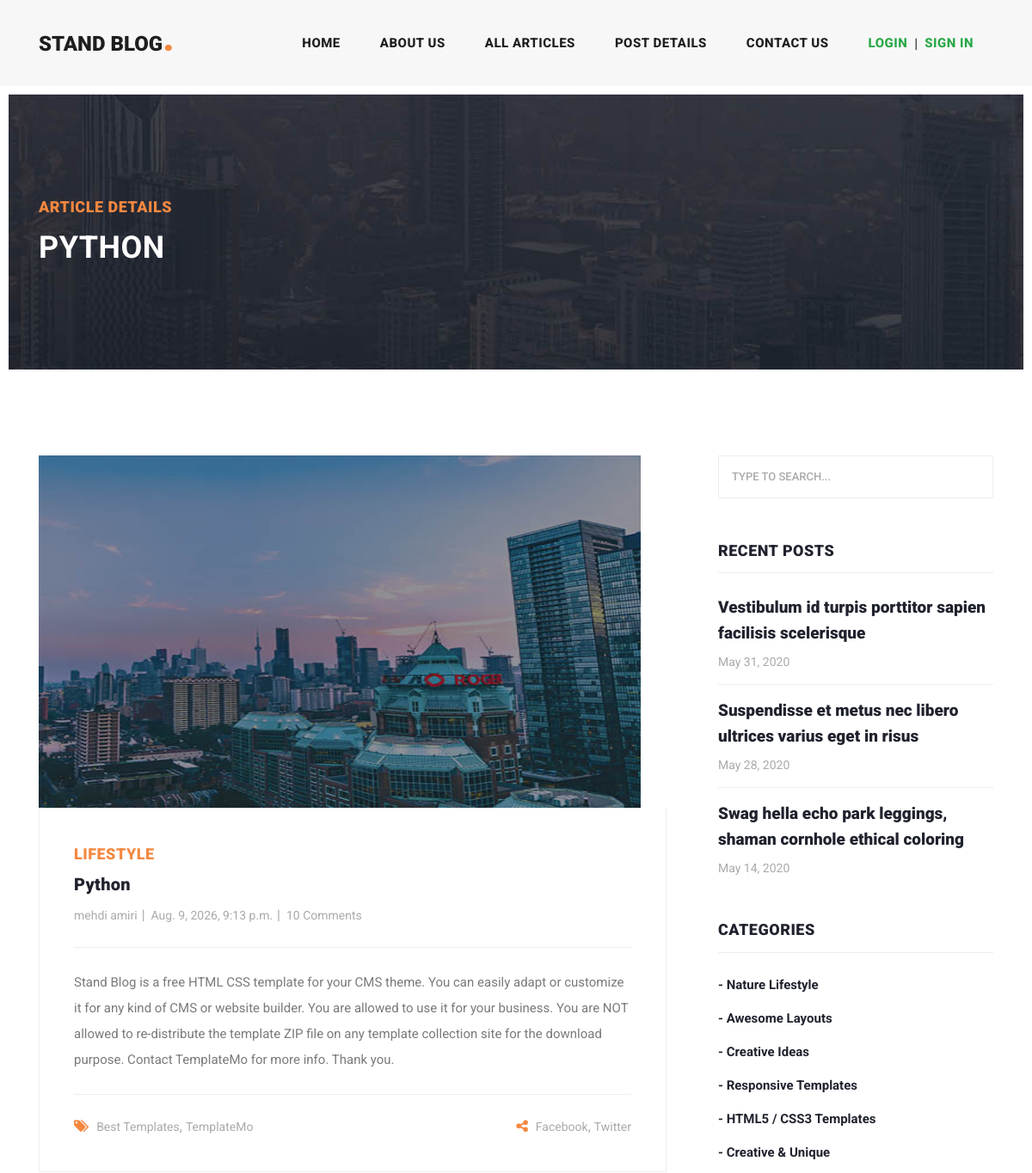
Before: /articles/detail/python (upper part) with the older database file.
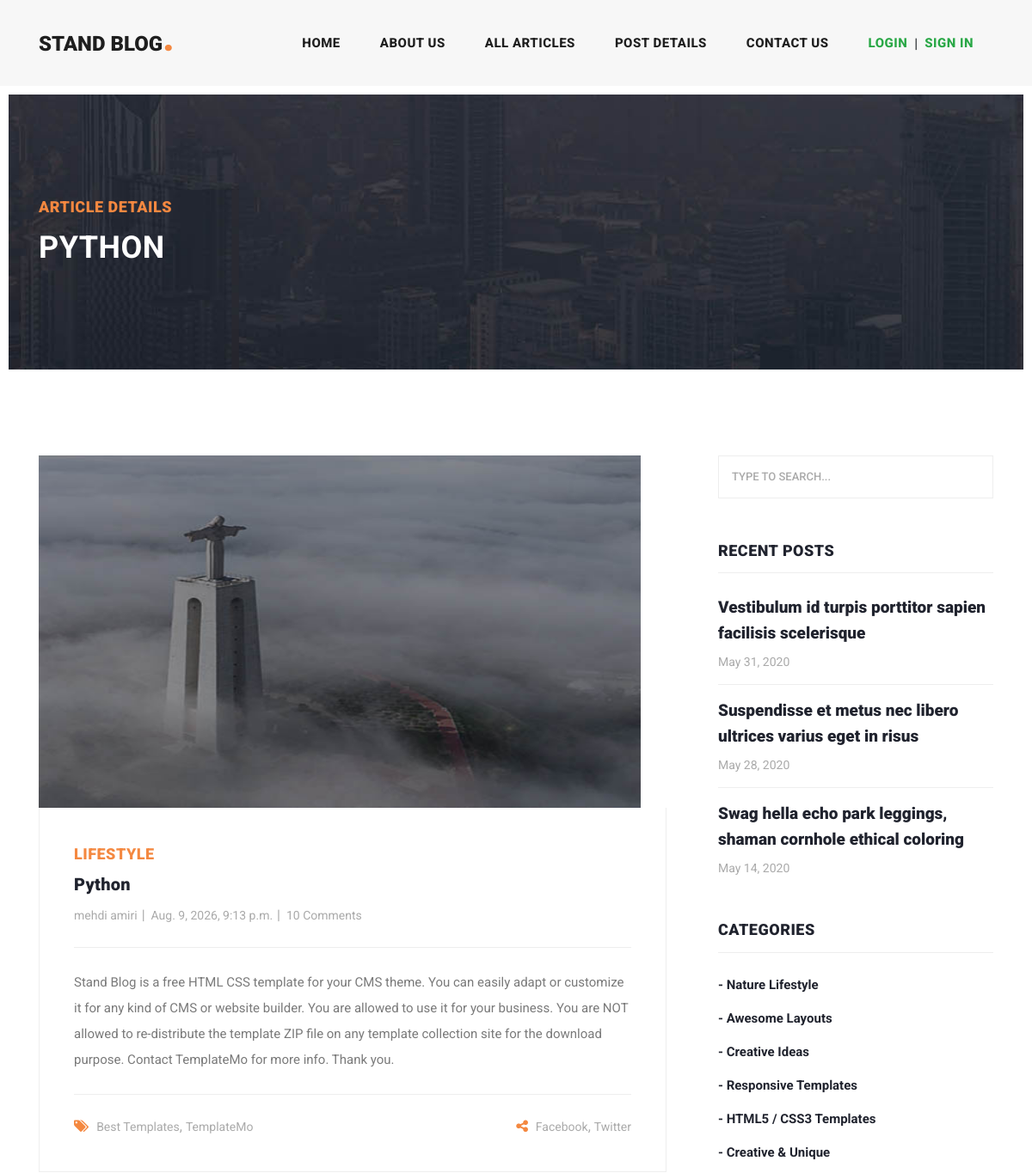
After: the same page with the newer database file.
### blog/models.py (models this page shows, shortened)
class Article(models.Model):
    author = models.ForeignKey(User, on_delete=models.CASCADE)
    category = models.ManyToManyField(Caregory)
    title = models.CharField(max_length=70)
    body = models.TextField()
    image = models.ImageField(upload_to='images/articles')
    created = models.DateTimeField(auto_now_add=True)
    updated = models.DateTimeField(auto_now=True)
    status = models.BooleanField(default=True)
    published = models.BooleanField(default=True)
    slug = models.SlugField(blank=True, unique=True)

### blog/views.py (the view)
# urls.py: path('detail/<slug:slug>', views.article_detail, name='article_detail'),
def article_detail(request, slug):
    article = get_object_or_404(Article, slug=slug)
    return render(request, 'blog/article_details.html', {'article': article})

### blog/templates/blog/article_details.html (shortened to what the changed rows need)
{% extends 'base.html' %}
{% load static %}
{% block content %}
    <div class="heading-page header-text">
        <section class="page-heading">
            <div class="container">
                <div class="row">
                    <div class="col-lg-12">
                        <div class="text-content">
                            <h4>Article Details</h4>
                            <h2>{{ article.title }}</h2>
                        </div>
                    </div>
                </div>
            </div>
        </section>
    </div>
    <section class="blog-posts grid-system">
        <div class="container">
            <div class="row">
                <div class="col-lg-8">
                    <div class="all-blog-posts">
                        <div class="row">
                            <div class="col-lg-12">
                                <div class="blog-post">
                                    <div class="blog-thumb">
                                        <img style="width: 700px; height: 410px" src="{{ article.image.url }}" alt="">
                                    </div>
                                    <div class="down-content">
                                        <span>Lifestyle</span>
                                        <a href="post-details.html"><h4>{{ article.title }}</h4></a>
                                        <ul class="post-info">
                                            <li><a href="#">{{ article.author.get_full_name }}</a></li>
                                            <li><a href="#">{{ article.created }}</a></li>
                                            <li><a href="#">10 Comments</a></li>
                                        </ul>
                                        <p>{{ article.body }}</p>
                                        <div class="post-options">
                                            <div class="row">
                                            </div>
                                        </div>
                                    </div>
                                </div>
                            </div>
                        </div>
                    </div>
                </div>
                <div class="col-lg-4">
                    <div class="sidebar">
                        <div class="row">
                            <div class="col-lg-12">
                                <div class="sidebar-item recent-posts">
                                    <div class="sidebar-heading">
                                        <h2>Recent Posts</h2>
                                    </div>
                                </div>
                            </div>
                            <div class="col-lg-12">
                                <div class="sidebar-item categories">
                                    <div class="sidebar-heading">
                                        <h2>Categories</h2>
                                    </div>
                                </div>
                            </div>
                        </div>
                    </div>
                </div>
            </div>
        </div>
    </section>
{% endblock %}

Changed rows visible on the page:
changed Article "PYTHON": image: a different picture
